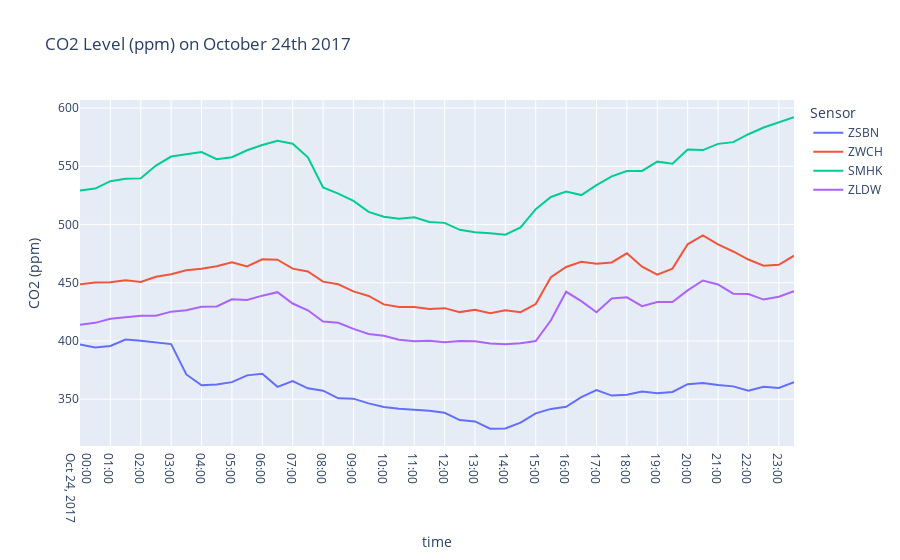

Notebook code for this chart:
### Code cell
fig = px.line(df_comparison,
            y='CO2',
            color='LocationName',
            labels={
                'timestamp':'time',
                'CO2':'CO2 (ppm)',
                'LocationName':'Sensor'
            }, 
            title='CO2 Level (ppm) on October 24th 2017'
           )
fig.update_xaxes(
    dtick=60*60*1000
)
fig.update_layout(
    hovermode='x unified'
)
fig.show()
